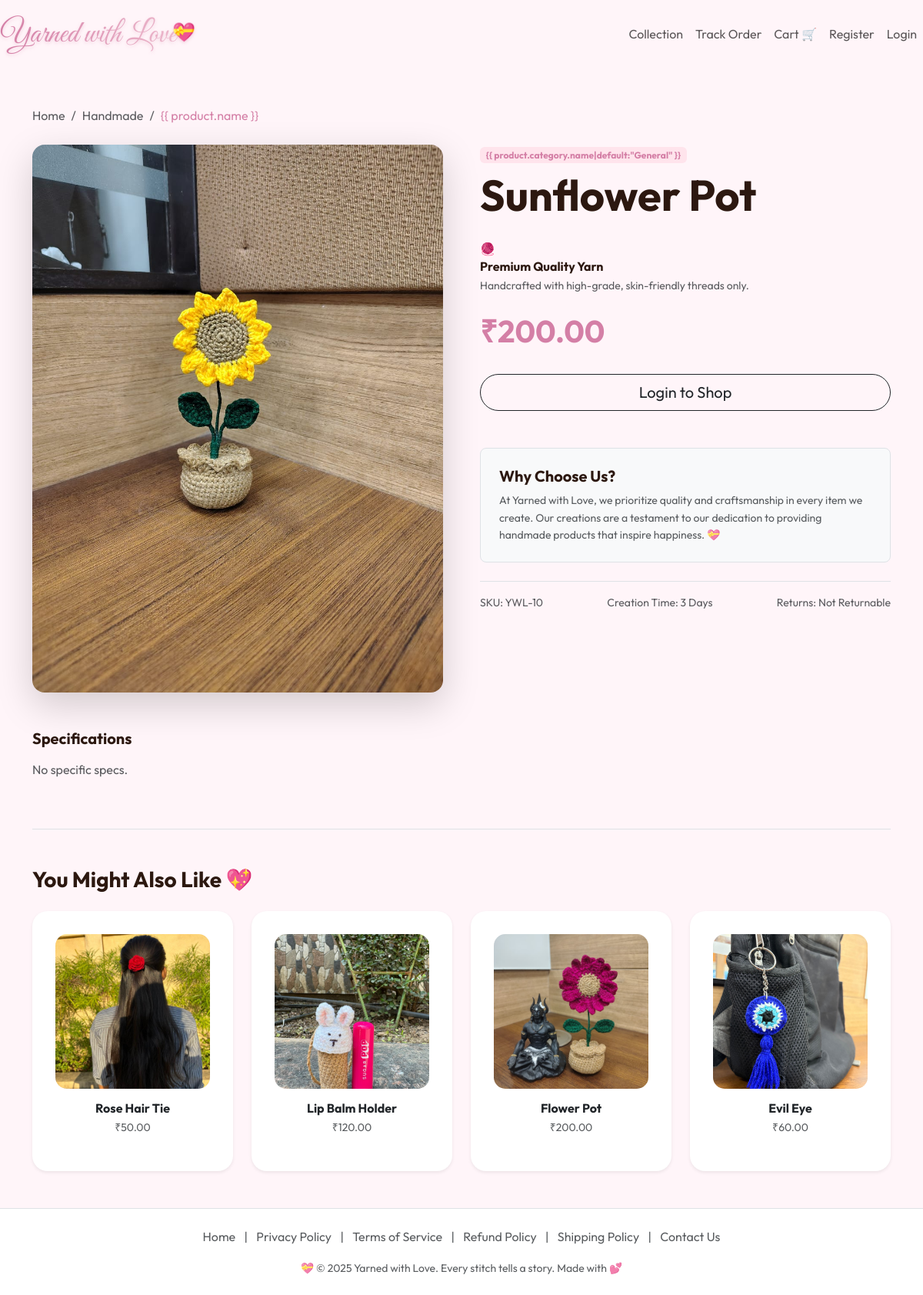
Page /product/10/ on the committed database.
### store/models.py (models this page shows, shortened)
class Product(models.Model):
    artisan = models.ForeignKey(settings.AUTH_USER_MODEL, on_delete=models.CASCADE, related_name='products')
    category = models.ForeignKey(Category, on_delete=models.SET_NULL, null=True, blank=True)
    name = models.CharField(max_length=200)
    description = models.TextField()
    price = models.DecimalField(max_digits=10, decimal_places=2, validators=[MinValueValidator(0.01)])
    mrp = models.DecimalField(max_digits=10, decimal_places=2, null=True, blank=True, help_text="Maximum Retail Price (for discount display)")
    image = models.ImageField(upload_to='products/', blank=True, null=True)
    short_description = models.TextField(blank=True, help_text="Short intro for the product page")
    key_features = models.TextField(blank=True, help_text="Enter each feature on a new line")
    care_instructions = models.TextField(blank=True, help_text="Enter each instruction on a new line")
    specifications = models.TextField(blank=True, help_text="Comma-separated specs (e.g. 'Size: Small, Material: Cotton')")
    is_returnable = models.BooleanField(default=False, help_text="Is this item eligible for return?")
    estimated_days_to_complete = models.PositiveIntegerField(default=7, validators=[MinValueValidator(1)], help_text="Estimated days to make this item")
    is_active = models.BooleanField(default=True, help_text="Uncheck to hide this product")
    created_at = models.DateTimeField(auto_now_add=True)
    updated_at = models.DateTimeField(auto_now=True)
    class Meta:
        ordering = ['-created_at']
        indexes = [
            models.Index(fields=['artisan', '-created_at']),
            models.Index(fields=['category', '-created_at']),
            models.Index(fields=['is_active']),
        ]

class Category(models.Model):
    name = models.CharField(max_length=100)
    slug = models.SlugField(unique=True)
    class Meta:
        verbose_name_plural = "Categories"
        ordering = ['name']

### store/views.py (the view)
# urls.py: path('product/<int:pk>/', views.product_detail, name='product_detail'),
def product_detail(request, pk):
    product = get_object_or_404(Product.objects.select_related('artisan').prefetch_related('reviews'), pk=pk)
    reviews = product.reviews.select_related('customer')
    avg_rating = sum(r.rating for r in reviews) / len(reviews) if reviews else 0
    related_products = Product.objects.filter(is_active=True, category=product.category).exclude(pk=pk)[:4]
    return render(request, 'store/product_detail.html', {
        'product': product,
        'reviews': reviews,
        'avg_rating': avg_rating,
        'related_products': related_products
    })

### templates/store/product_detail.html (shortened to what this page needs)
{% extends 'base.html' %}
{% block content %}
<div class="container py-5">
    <nav aria-label="breadcrumb" class="mb-4">
        <ol class="breadcrumb">
            <li class="breadcrumb-item"><a href="{% url 'product_list' %}"
                    class="text-decoration-none text-muted">Home</a></li>
            {% if product.category %}
            <li class="breadcrumb-item"><a href="{% url 'product_list' %}?category={{ product.category.slug }}"
                    class="text-decoration-none text-muted">{{ product.category.name }}</a></li>
            {% endif %}
            <li class="breadcrumb-item active" aria-current="page" style="color: var(--primary-color);">{{ product.name
                }}</li>
        </ol>
    </nav>
    <div class="row gx-5">
        <div class="col-lg-6 mb-5 mb-lg-0">
            {% if product.image %}
            <div class="position-relative stitched-border">
                <img src="{{ product.image.url }}" class="img-fluid rounded-4 shadow-lg w-100" alt="{{ product.name }}">
            </div>
            {% else %}
            <div class="d-flex align-items-center justify-content-center rounded-4 shadow-sm bg-light"
                style="height: 500px;">
                <span class="text-muted display-6">🧶 Image Coming Soon</span>
            </div>
            {% endif %}
            <div class="d-none d-lg-block mt-5">
                <h5 class="fw-bold mb-3" style="color: var(--text-dark);">Specifications</h5>
                <div class="d-flex flex-wrap gap-2">
                    {% if product.specifications %}
                    {% for spec in product.specifications.splitlines %}
                    <span class="badge bg-light text-dark border">{{ spec }}</span>
                    {% endfor %}
                    {% else %}
                    <p class="text-muted">No specific specs.</p>
                    {% endif %}
                </div>
            </div>
        </div>
        <div class="col-lg-6">
            <span class="badge mb-2" style="background-color: #ffe4ec; color: var(--primary-color);">{{
                product.category.name|default:"General" }}</span>
            <h1 class="display-4 fw-bold mb-2">{{ product.name }}</h1>
            <div class="quality-promise-card my-4">
                <div class="quality-icon">🧶</div>
                <div>
                    <h6 class="fw-bold mb-1" style="color: var(--text-dark);">Premium Quality Yarn</h6>
                    <p class="small text-muted mb-0">Handcrafted with high-grade, skin-friendly threads only.</p>
                </div>
            </div>
            <div class="d-flex align-items-baseline gap-3 mb-4">
                <h2 class="h1 fw-bold" style="color: var(--primary-color);">₹{{ product.price }}</h2>
            </div>
            <div class="mb-5">
                {% if user.is_authenticated %}
                {% if user.is_artisan %}
                <div class="alert alert-info">
                    <strong>Artisan View:</strong> You are viewing this product as an artisan. Ordering is disabled.
                </div>
                {% else %}
                <form action="{% url 'add_to_cart' product.pk %}" method="POST"
                    class="d-grid gap-2 d-md-flex align-items-end">
                    {% csrf_token %}
                    <div style="max-width: 100px;">
                        <label class="form-label small fw-bold">Quantity</label>
                        <input type="number" name="quantity" value="1" min="1"
                            class="form-control rounded-3 border-secondary">
                    </div>
                    <button type="submit" name="action" value="add_to_cart"
                        class="btn btn-main btn-lg px-4 flex-grow-1">🛒 Add to Cart</button>
                    <button type="submit" name="action" value="buy_now" class="btn btn-dark btn-lg px-4 flex-grow-1">⚡
                        Buy Now</button>
                </form>
                {% endif %}
                {% else %}
                <div class="d-grid gap-2 d-md-flex">
                    <a href="{% url 'login' %}?next={{ request.path }}"
                        class="btn btn-outline-dark btn-lg rounded-pill px-5 flex-grow-1">Login to Shop</a>
                </div>
                {% endif %}
            </div>
            <div class="bg-light p-4 rounded-3 border">
                <h5 class="fw-bold mb-2">Why Choose Us?</h5>
                <p class="text-muted small mb-0">
                    At Yarned with Love, we prioritize quality and craftsmanship in every item we create.
                    Our creations are a testament to our dedication to providing handmade products that inspire
                    happiness. 💝
                </p>
            </div>
            <div class="mt-4 pt-3 border-top d-flex justify-content-between text-muted small">
                <span>SKU: YWL-{{ product.id }}</span>
                <span>Creation Time: {{ product.estimated_days_to_complete }} Days</span>
                <span>Returns: {% if product.is_returnable %}Accepted{% else %}Not Returnable{% endif %}</span>
            </div>
        </div>
    </div>
    {% if related_products %}
    <div class="mt-5 pt-5 border-top">
        <h3 class="fw-bold mb-4" style="color: var(--text-dark);">You Might Also Like 💖</h3>
        <div class="row g-4">
            {% for related in related_products %}
            <div class="col-6 col-md-3">
                <a href="{% url 'product_detail' related.pk %}" class="text-decoration-none">
                    <div class="card h-100 border-0 shadow-sm feature-card">
                        <div class="position-relative"
                            style="padding-top: 100%; background: #f8f8f8; border-radius: 15px; overflow: hidden;">
                            {% if related.image %}
                            <img src="{{ related.image.url }}" class="position-absolute top-0 start-0 w-100 h-100"
                                style="object-fit: cover;" alt="{{ related.name }}">
                            {% else %}
                            <div
                                class="position-absolute top-0 start-0 w-100 h-100 d-flex align-items-center justify-content-center text-muted">
                                🧶
                            </div>
                            {% endif %}
                        </div>
                        <div class="card-body px-0 text-center">
                            <h6 class="fw-bold mb-1 text-dark">{{ related.name }}</h6>
                            <p class="text-muted small mb-0">₹{{ related.price }}</p>
                        </div>
                    </div>
                </a>
            </div>
            {% endfor %}
        </div>
    </div>
    {% endif %}
</div>
{% endblock %}

### static/css/style.css (style rules this page uses)
:root { --primary-color: #d47fa6; --secondary-color: #ff9eb7; --bg-light: #fff5f9; --text-dark: #2c1810; --white: #ffffff; --shadow: 0 10px 30px rgba(212, 127, 166, 0.15); }
body { font-family: 'Outfit', sans-serif; color: var(--text-dark); background-color: var(--bg-light); margin: 0; line-height: 1.6; }
a { text-decoration: none; color: inherit; transition: 0.3s; }
.feature-card { background: white; padding: 30px; border-radius: 20px; box-shadow: var(--shadow); transition: 0.3s; border: 1px solid rgba(0, 0, 0, 0.03); height: 100%; }

### rows in the picture
Product: category.name "Handmade", image (picture), name "Sunflower Pot", price "200.00", id "10", estimated_days_to_complete "3"
Product: image (picture), name "Rose Hair Tie", price "50.00"
Product: image (picture), name "Lip Balm Holder", price "120.00"
Product: image (picture), name "Flower Pot", price "200.00"
Product: image (picture), name "Evil Eye", price "60.00"
